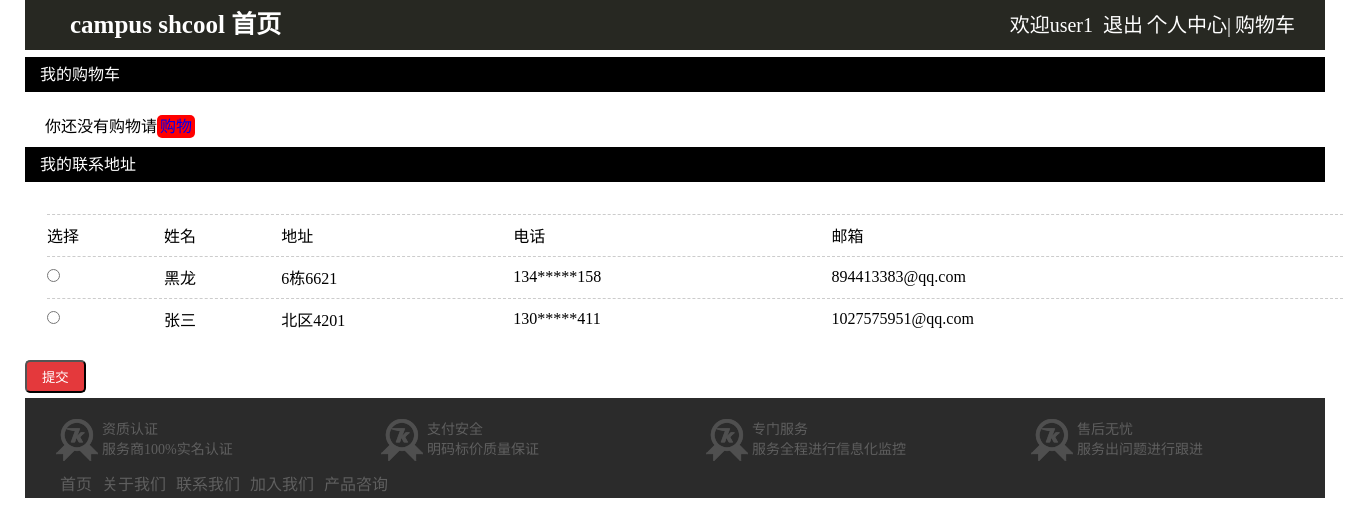
The page /home/cart/index.php (signed in) on the database its author committed.
### tables this page shows
CREATE TABLE IF NOT EXISTS `touch` (
  `id` int(11) NOT NULL AUTO_INCREMENT,
  `name` varchar(50) NOT NULL,
  `addr` varchar(100) NOT NULL,
  `tel` varchar(50) NOT NULL,
  `email` varchar(50) NOT NULL,
  `user_id` int(11) NOT NULL,
  PRIMARY KEY (`id`)
);

### home/cart/index.php (the view, shortened to what this page needs)
<!DOCTYPE html>
<html lang="en">
<head>
	<link rel="stylesheet" href="../public/css/index.css">
</head>
<body>
	<div class="main">
		<div class="header">
			<?php
				include "../header.php";
			?>
		</div>
		<div class="nav">
		</div>
		<div class="content">
			<div class="floor">
					<div class="floorheader">
						<div class="left" >
							<span>我的购物车</span>
						</div>
					</div>
					<div class="nav"></div>
					<div class="floorfooter2">
						<?php
							if(empty($_SESSION['shops'])){
								echo "<div class='notcart'>你还没有购物请<a href='../index.php'>购物</a></div>";
				}
					?>
			</div>
			<div class="floor">
					<div class="floorheader">
						<div class="left" >
							<span>我的联系地址</span>
						</div>
					</div>
					<div class="floorfooter3">
					<?php
						if(isset($_SESSION['home_userid'])){
					?>
					<form action='commit.php' method="POST">
						<table width="100%"  class="touch">
							<tr>
								<td>选择</td>
								<td>姓名</td>
								<td>地址</td>
								<td>电话</td>
								<td>邮箱</td>
							</tr>
						<?php
							$user_id=$_SESSION['home_userid'];
							$sql="select * from touch where user_id={$user_id}";
							$rst=mysql_query($sql);
							while($row=mysql_fetch_assoc($rst)){
							echo "<tr>
								<td><input type='radio' name='touch_id' value='{$row['id']}'></td>
								<td>{$row['name']}</td>
								<td>{$row['addr']}</td>
								<td>".substr_replace($row['tel'],"*****",3,5)."</td>
								<td>{$row['email']}</td>
							</tr>";
						}
						?>
						</table>
					<?php
						}else{
					?>
					您还没有登录请<a href='../login.php' class='cartlogin'>登录</a>
					<?php
						}
					?>
					</div>
					<input type='submit' name='submit' value='提交' class='commit'>
			</div>
		<div class="nav"></div>
		<div class="footer">
			<?php
				include "../footer.php";
			?>
		</div>
</body>
</html>

### home/public/css/index.css (style rules this page uses)
a { text-decoration: none; }
.main { width:1300px; margin:0 auto; }
.header { height:50px; background:#272822; padding-left:15px; padding-right:15px; }
.nav { height:5px; clear: both; }
.content { clear: both; }
.footer { margin:0 auto; width:1300px; height: 100px; background: #2B2B2B; margin-bottom:30px; }
.floorheader { clear:both; height: 35px; background:#000 ; margin-bottom: 10px; }
.floorheader .left { padding-left:15px; line-height:35px; float:left; color:#fff; }
.floorfooter2 { width:1300px; }
.footer { clear: both; }
table { width:100%; }
table tr { height: 40px; }
table tr td { border-top:1px dashed #ccc; }
.floorfooter3 { width:1300px; padding:20px; }
.notcart { margin-left:20px; height: 40px; line-height: 40px; }
.notcart a { padding:3px; background: red; border-radius: 5px; }
.commit { background: #e4393c; color:#fff; border-radius: 5px; padding:5px 15px; }

### rows shown on the page
touch: name "黑龙", addr "6栋6621", tel "134*****158", email "894413383@qq.com"
touch: name "张三", addr "北区4201", tel "130*****411", email "1027575951@qq.com"

### other values the page prints
$_SESSION['home_username'] "user1"
